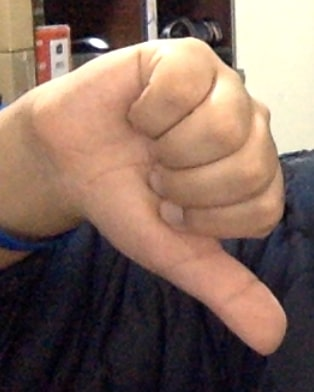
#> input picture dislike.jpeg, 314 x 392 px, given in place of the camera
$ python example5.py
#> lines starting #> are read from the running program, lines starting #| are printed output that depends on the picture; after the words box and inside, x2 and y2 are one past the last pixel; in counts of white or black regions, pixels touching at a corner belong together
# This example captures the image input from a camera
import cv2
import numpy as np

camera = cv2.VideoCapture(0)

while True:
    ret, frame = camera.read()
#> frame is the input picture: shape (392, 314, 3); mean B, G, R 93.7, 106.1, 131.2

    # # Downsample the image for faster processing
    frame = cv2.pyrDown(frame)
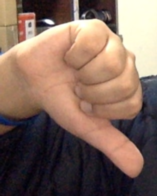
#> frame: shape (196, 157, 3); mean B, G, R 93.7, 106.2, 131.3
    # frame = cv2.pyrDown(frame)

    # Convert to grayscale
    grey = cv2.cvtColor(frame, cv2.COLOR_BGR2GRAY)
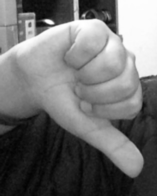
#> grey: shape (196, 157); min 3, max 255, mean 112.3

    # Create a binary thresholded image
    retval, binary = cv2.threshold(grey, 0, 255, cv2.THRESH_OTSU)
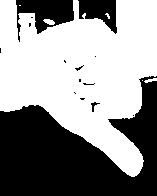
#> binary: shape (196, 157); 56.8% white; 15 black regions (11 under 20 px)
#> retval = 102

    # Find contours from thresholded, binary image
    contours, hierarchy = cv2.findContours(binary, cv2.RETR_TREE, cv2.CHAIN_APPROX_SIMPLE)
#> contours = 20 contours, 14 with area under 20; largest, box (x1, y1, x2, y2) and area: (0, 0, 157, 177) 17085, (90, 101, 101, 113) 47, (43, 19, 55, 25) 36, (82, 82, 95, 86) 24, (74, 65, 84, 72) 24, (144, 78, 157, 83) 22

    # Draw all contours on a copy of the original image
    contours_image = np.copy(frame)
    for c in contours:
        cv2.drawContours(contours_image, c, -1, (0,255,0), 1)
#> this loop made 20 passes
#> c on passes 1, 5, 7, 10, 11, 12, 16, 18: [[142, 80]], [[19, 5], [20, 5]], [[132, 115], [133, 114], [134, 115], [133, 116]], [[74, 93], [75, 92], [76, 93], [75, 94]], [[73, 92], [74, 91], [75, 92], [74, 93]], [[93, 83], [94, 82], [95, 83], [94, 84]], [[82, 65], [83, 64], [84, 65], [83, 66]], [[94, 56], [95, 55], [96, 56], [95, 57]]
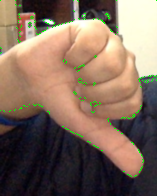
#> contours_image: shape (196, 157, 3); 1.2% of pixels changed, all inside (x1, y1, x2, y2) = (0, 0, 157, 177)

    cv2.imshow('contours_image',contours_image)

    if cv2.waitKey(1) & 0xFF == ord('q'):
#> (key q is pressed here)
        break

# Close the camera connection and all windows
camera.release()
cv2.destroyAllWindows()

$ run again, on like.jpeg
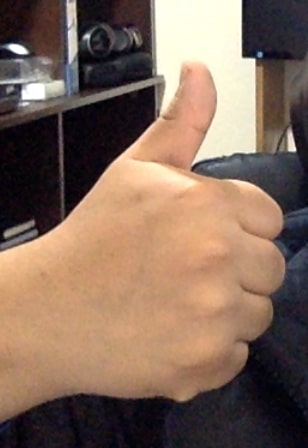
#> input picture like.jpeg, 308 x 448 px, given in place of the camera
#> frame is the input picture: shape (448, 308, 3); mean B, G, R 91.2, 106.1, 130.2
#> frame: shape (224, 154, 3)
#> `retval, binary = cv2.threshold(grey, 0, 255, cv2.THRESH_OTSU)`:
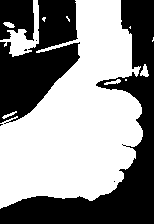
#> binary: shape (224, 154); 55.4% white; 7 black regions (4 under 20 px)
#> retval = 104
#> contours = 18 contours, 12 with area under 20; largest, box (x1, y1, x2, y2) and area: (0, 0, 143, 209) 17714, (0, 0, 39, 57) 648, (140, 64, 149, 77) 52, (3, 22, 15, 28) 34, (104, 79, 121, 85) 31, (2, 111, 17, 119) 24
#> the loop `for c in contours:` made 18 passes
#> c on passes 2, 6, 11, 13, 18: [[125, 79], [125, 80], [126, 80], [126, 79]], [[130, 26], [129, 27], [130, 28]], [[113, 181], [114, 180], [115, 181], [114, 182]], [[121, 144], [122, 143], [123, 144], [122, 145]], [[35, 40], [36, 39], [37, 40], [36, 41]]
#> after the loop `for c in contours:`:
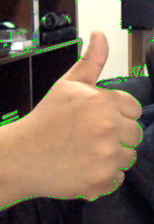
#> contours_image: shape (224, 154, 3); mean B, G, R 89.6, 108.4, 128.3
